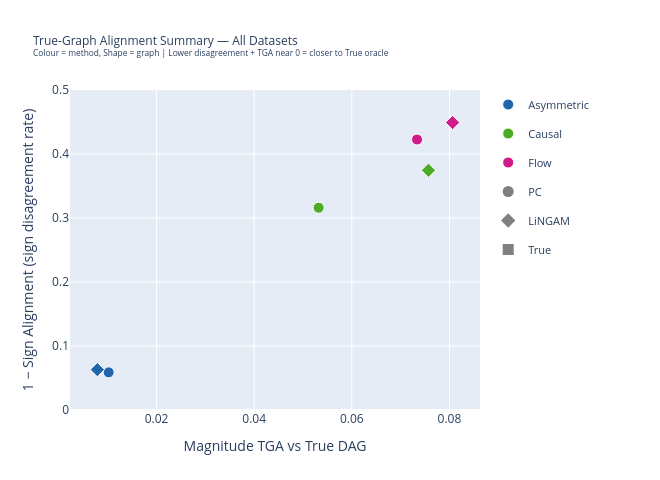

Source (notebook cell):
### Code cell
# ── 5c: Summary scatter — TGA vs Sign Disagreement (True DAG) ────────────────
# Color = Method, Shape = Graph, all datasets combined
# X-axis: TGA, Y-axis: 1 - Sign Alignment (sign disagreement rate)
GRAPH_MARKERS = {"PC": "circle", "LiNGAM": "diamond"}

fig_summary_true = plot_tga_sa_scatter(
    df_sa         = df_sa,
    df_tga        = df_tga,
    method_colors = METHOD_COLORS,
    dataset       = "All Datasets",
    reference     = "True",
    height        = 480,
    width         = 660,
)

# Create summary dataframe for next cell
df_summary_true = df_sa[["Dataset", "Method", "Graph", "MeanSignAlign"]].merge(
    df_tga[["Dataset", "Method", "Graph", "MeanTGA"]],
    on=["Dataset", "Method", "Graph"]
)

### Figure 1 — Plotly figure (JSON) as saved in the notebook; plotly's stock layout.template omitted (floating-point values rounded to 4 significant figures)
{"data": [{"hovertemplate": "<b>Asymmetric</b> — PC<br>Dataset: Lin-Conf<br>TGA: %{x:.4f}<br>Sign disagreement (1−align): %{y:.3f}<extra></extra>", "legendgroup": "Asymmetric", "marker": {"color": "#2166ac", "line": {"color": "white", "width": 1}, "size": 11, "symbol": "circle"}, "mode": "markers", "name": "Asymmetric", "showlegend": true, "type": "scatter", "x": [0.01018], "y": [0.0588]}, {"hovertemplate": "<b>Asymmetric</b> — LiNGAM<br>Dataset: Lin-Conf<br>TGA: %{x:.4f}<br>Sign disagreement (1−align): %{y:.3f}<extra></extra>", "legendgroup": "Asymmetric", "marker": {"color": "#2166ac", "line": {"color": "white", "width": 1}, "size": 11, "symbol": "diamond"}, "mode": "markers", "name": "Asymmetric", "showlegend": false, "type": "scatter", "x": [0.007868], "y": [0.06303]}, {"hovertemplate": "<b>Causal</b> — PC<br>Dataset: Lin-Conf<br>TGA: %{x:.4f}<br>Sign disagreement (1−align): %{y:.3f}<extra></extra>", "legendgroup": "Causal", "marker": {"color": "#4dac26", "line": {"color": "white", "width": 1}, "size": 11, "symbol": "circle"}, "mode": "markers", "name": "Causal", "showlegend": true, "type": "scatter", "x": [0.0532], "y": [0.316]}, {"hovertemplate": "<b>Causal</b> — LiNGAM<br>Dataset: Lin-Conf<br>TGA: %{x:.4f}<br>Sign disagreement (1−align): %{y:.3f}<extra></extra>", "legendgroup": "Causal", "marker": {"color": "#4dac26", "line": {"color": "white", "width": 1}, "size": 11, "symbol": "diamond"}, "mode": "markers", "name": "Causal", "showlegend": false, "type": "scatter", "x": [0.0757], "y": [0.3746]}, {"hovertemplate": "<b>Flow</b> — PC<br>Dataset: Lin-Conf<br>TGA: %{x:.4f}<br>Sign disagreement (1−align): %{y:.3f}<extra></extra>", "legendgroup": "Flow", "marker": {"color": "#d01c8b", "line": {"color": "white", "width": 1}, "size": 11, "symbol": "circle"}, "mode": "markers", "name": "Flow", "showlegend": true, "type": "scatter", "x": [0.07336], "y": [0.4226]}, {"hovertemplate": "<b>Flow</b> — LiNGAM<br>Dataset: Lin-Conf<br>TGA: %{x:.4f}<br>Sign disagreement (1−align): %{y:.3f}<extra></extra>", "legendgroup": "Flow", "marker": {"color": "#d01c8b", "line": {"color": "white", "width": 1}, "size": 11, "symbol": "diamond"}, "mode": "markers", "name": "Flow", "showlegend": false, "type": "scatter", "x": [0.08065], "y": [0.4491]}, {"legendgroup": "graph_PC", "marker": {"color": "gray", "size": 11, "symbol": "circle"}, "mode": "markers", "name": "PC", "showlegend": true, "type": "scatter", "x": [null], "y": [null]}, {"legendgroup": "graph_LiNGAM", "marker": {"color": "gray", "size": 11, "symbol": "diamond"}, "mode": "markers", "name": "LiNGAM", "showlegend": true, "type": "scatter", "x": [null], "y": [null]}, {"legendgroup": "graph_True", "marker": {"color": "gray", "size": 11, "symbol": "square"}, "mode": "markers", "name": "True", "showlegend": true, "type": "scatter", "x": [null], "y": [null]}], "layout": {"height": 480, "legend": {"font": {"size": 11}, "x": 1.02, "xanchor": "left", "y": 1}, "margin": {"b": 70, "l": 70, "r": 180, "t": 90}, "title": {"font": {"size": 12}, "text": "True-Graph Alignment Summary — All Datasets<br><sup>Colour = method, Shape = graph | Lower disagreement + TGA near 0 = closer to True oracle</sup>"}, "width": 660, "xaxis": {"title": {"text": "Magnitude TGA vs True DAG"}, "zeroline": true, "zerolinecolor": "gray", "zerolinewidth": 1.5}, "yaxis": {"range": [0, 0.5], "title": {"text": "1 − Sign Alignment (sign disagreement rate)"}}}}
